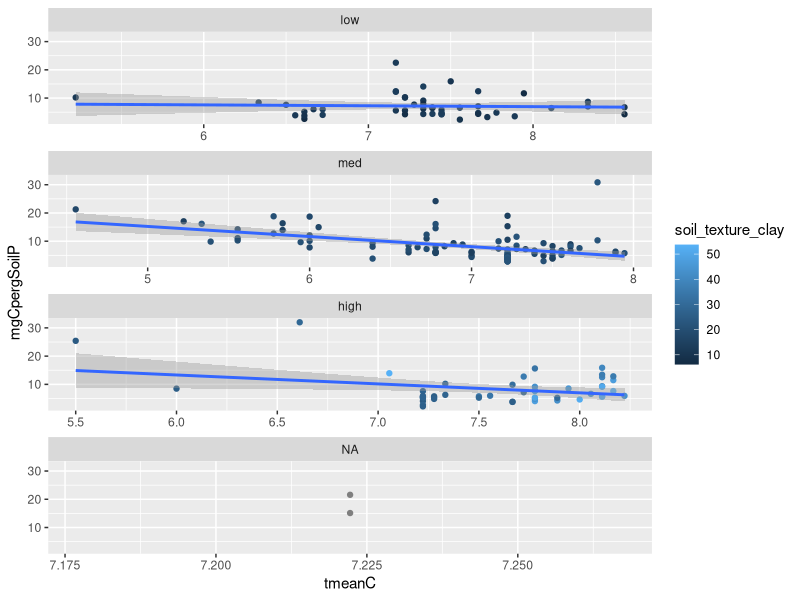
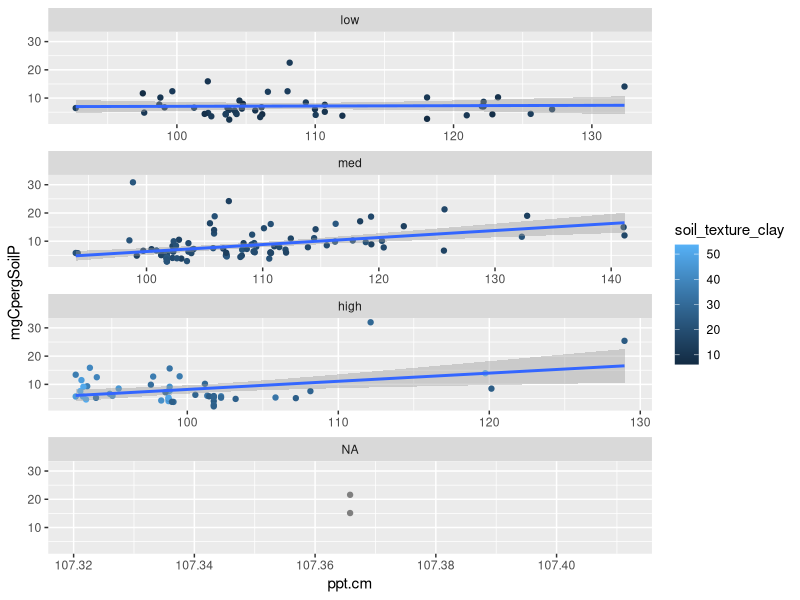
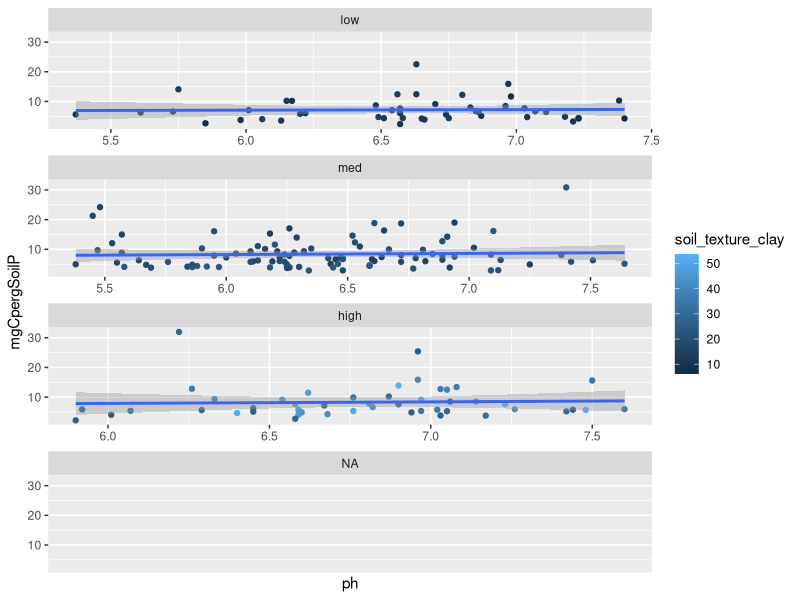
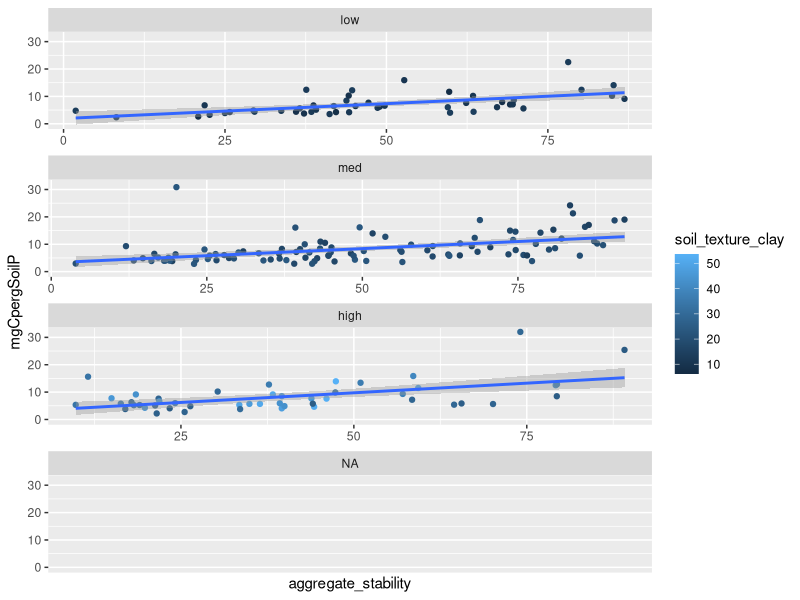
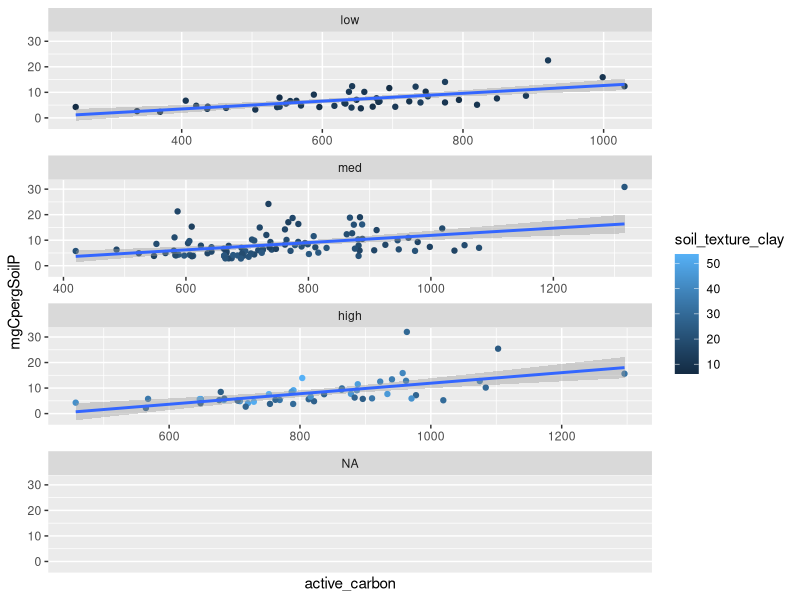
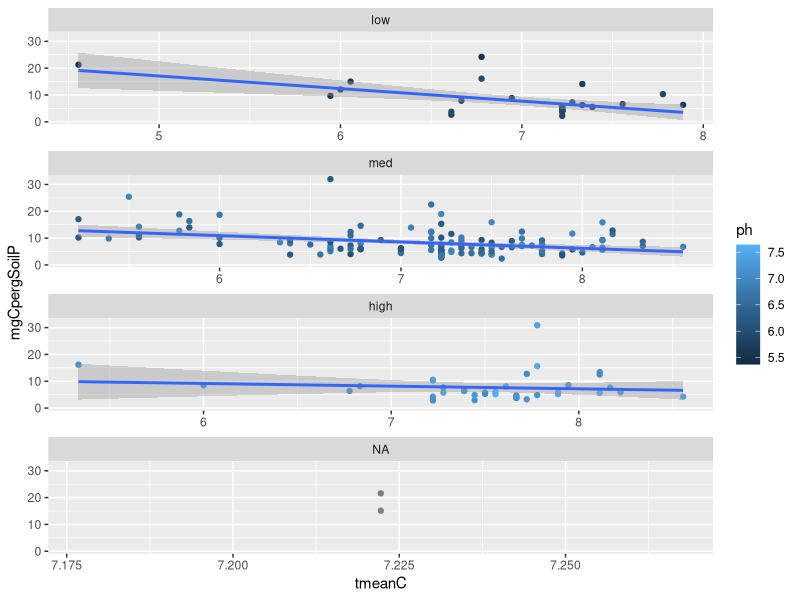
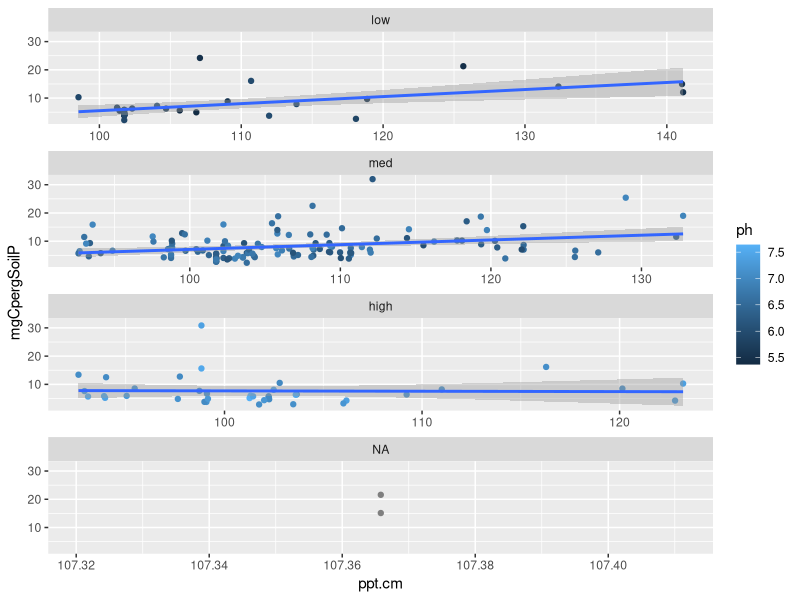
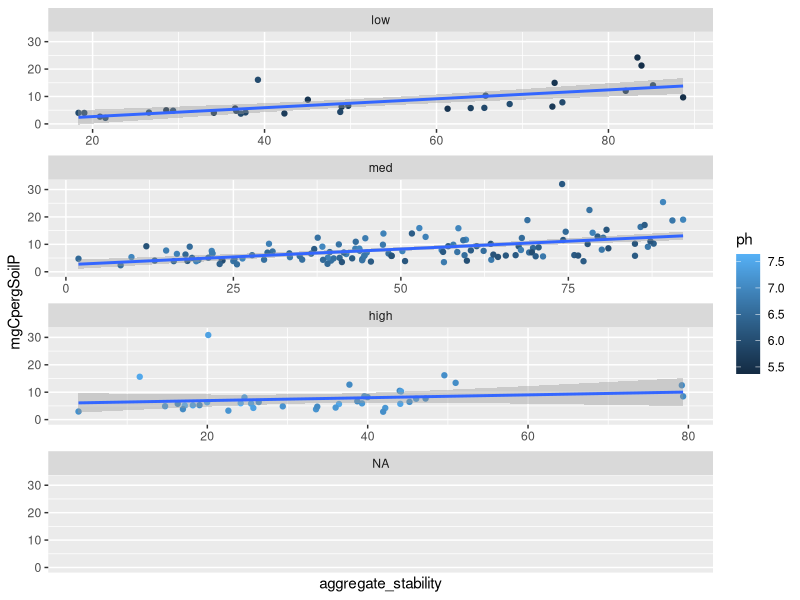

Write the R code that produced these figures, in order. (Note: this script raises an error after producing the figures.)
#Analyzing data and building linear models with mgPOM as response variable

#setwd("/Users/f003833/Documents/GitHub/FracFarmVT") #caitlin
setwd("C:/Users/F004SPC/Documents/GitHub/FracFarmVT") #erin

#load your libraries
library(tidyverse)
library(ggplot2)
library(dplyr)
library(corrplot)
library(emmeans)
library(nlme)
library(ggeffects)

##call in the analytical data
data <- read.csv("data.csv")
View(data)

#view na for ph: Z1, Z2 are truly NA
missing_ph <- subset(data, is.na(ph) | ph == "")
missing_field_codes <- missing_ph$Field_Code
print(missing_field_codes)

missing_mgCpergSoilP <- subset(data, is.na(mgCpergSoilP) | mgCpergSoilP == "")
missing_field_codes <- missing_mgCpergSoilP$Field_Code
print(missing_field_codes)

#First, graphically explore relationships among independent variables to look for interactions


data <- data %>% 
  mutate(claycategory=cut(soil_texture_clay, breaks=c(-Inf, 14, 24, Inf), labels=c("low","med", "high")))

ggplot(data=data, aes(x=tmeanC, y=mgCpergSoilP, col=soil_texture_clay))+ 
  geom_point()+
  geom_smooth(method=lm)+
  facet_wrap(~ claycategory, ncol=1, scales="free_x")

data <- data %>% 
  mutate(claycategory=cut(soil_texture_clay, breaks=c(-Inf, 14, 24, Inf), labels=c("low","med", "high")))

ggplot(data=data, aes(x=ppt.cm, y=mgCpergSoilP, col=soil_texture_clay))+ 
  geom_point()+
  geom_smooth(method=lm)+
  facet_wrap(~ claycategory, ncol=1, scales="free_x")

data <- data %>% 
  mutate(claycategory=cut(soil_texture_clay, breaks=c(-Inf, 14, 24, Inf), labels=c("low","med", "high")))

ggplot(data=data, aes(x=ph, y=mgCpergSoilP, col=soil_texture_clay))+ 
  geom_point()+
  geom_smooth(method=lm)+
  facet_wrap(~ claycategory, ncol=1, scales="free_x")

data <- data %>% 
  mutate(claycategory=cut(soil_texture_clay, breaks=c(-Inf, 14, 24, Inf), labels=c("low","med", "high")))

ggplot(data=data, aes(x=aggregate_stability, y=mgCpergSoilP, col=soil_texture_clay))+ 
  geom_point()+
  geom_smooth(method=lm)+
  facet_wrap(~ claycategory, ncol=1, scales="free_x")

data <- data %>% 
  mutate(claycategory=cut(soil_texture_clay, breaks=c(-Inf, 14, 24, Inf), labels=c("low","med", "high")))

ggplot(data=data, aes(x=active_carbon, y=mgCpergSoilP, col=soil_texture_clay))+ 
  geom_point()+
  geom_smooth(method=lm)+
  facet_wrap(~ claycategory, ncol=1, scales="free_x")

#more interactions with ph
summary(data$ph)

data <- data %>% 
  mutate(phcategory=cut(ph, breaks=c(-Inf,6,7, Inf), labels=c("low","med","high")))

ggplot(data=data, aes(x=tmeanC, y=mgCpergSoilP, col=ph))+ 
  geom_point()+
  geom_smooth(method=lm)+
  facet_wrap(~ phcategory, ncol=1, scales="free_x")

data <- data %>% 
  mutate(phcategory=cut(ph, breaks=c(-Inf,6,7, Inf), labels=c("low","med","high")))

ggplot(data=data, aes(x=ppt.cm, y=mgCpergSoilP, col=ph))+ 
  geom_point()+
  geom_smooth(method=lm)+
  facet_wrap(~ phcategory, ncol=1, scales="free_x")

data <- data %>% 
  mutate(phcategory=cut(ph, breaks=c(-Inf,6,7, Inf), labels=c("low","med","high")))

ggplot(data=data, aes(x=aggregate_stability, y=mgCpergSoilP, col=ph))+ 
  geom_point()+
  geom_smooth(method=lm)+
  facet_wrap(~ phcategory, ncol=1, scales="free_x")

data <- data %>% 
  mutate(phcategory=cut(ph, breaks=c(-Inf,6,7, Inf), labels=c("low","med","high")))

ggplot(data=data, aes(x=soil_texture_clay, y=mgCpergSoilP, col=ph))+ 
  geom_point()+
  geom_smooth(method=lm)+
  facet_wrap(~ phcategory, ncol=1, scales="free_x")

data <- data %>% 
  mutate(phcategory=cut(ph, breaks=c(-Inf,6,7, Inf), labels=c("low","med","high")))

ggplot(data=data, aes(x=active_carbon, y=mgCpergSoilP, col=ph))+ 
  geom_point()+
  geom_smooth(method=lm)+
  facet_wrap(~ phcategory, ncol=1, scales="free_x")

#interactions with ppt

data <- data %>% 
  mutate(pptcategory=cut(ppt.cm, breaks=c(-Inf,101.4, 110.0, Inf), labels=c("low","med","high")))

ggplot(data=data, aes(x=tmeanC, y=mgCpergSoilP, col=ppt.cm))+ 
  geom_point()+
  geom_smooth(method=lm)+
  facet_wrap(~ pptcategory, ncol=1, scales="free_x")


data <- data %>% 
  mutate(pptcategory=cut(ppt.cm, breaks=c(-Inf,101.4, 110.0, Inf), labels=c("low","med","high")))

ggplot(data=data, aes(x=aggregate_stability, y=mgCpergSoilP, col=ppt.cm))+ 
  geom_point()+
  geom_smooth(method=lm)+
  facet_wrap(~ pptcategory, ncol=1, scales="free_x")

summary(data$ppt.cm)
data <- data %>% 
  mutate(pptcategory=cut(ppt.cm, breaks=c(-Inf,101.4, 110.0, Inf), labels=c("low","med","high")))

ggplot(data=data, aes(x=tmeanC, y=mgCpergSoilP, col=ppt.cm))+ 
  geom_point()+
  geom_smooth(method=lm)+
  facet_wrap(~ pptcategory, ncol=1, scales="free_x")


data <- data %>% 
  mutate(pptcategory=cut(ppt.cm, breaks=c(-Inf,101.4, 110.0, Inf), labels=c("low","med","high")))

ggplot(data=data, aes(x=active_carbon, y=mgCpergSoilP, col=ppt.cm))+ 
  geom_point()+
  geom_smooth(method=lm)+
  facet_wrap(~ pptcategory, ncol=1, scales="free_x")

#interactions with aggregate stability
summary(data$aggregate_stability)

data <- data %>% 
  mutate(agStcategory=cut(aggregate_stability, breaks=c(-Inf,29.3, 65.6, Inf), labels=c("low","med","high")))

ggplot(data=data, aes(x=ph, y=mgCpergSoilP, col=aggregate_stability))+ 
  geom_point()+
  geom_smooth(method=lm)+
  facet_wrap(~ agStcategory, ncol=1, scales="free_x")

data <- data %>% 
  mutate(agStcategory=cut(aggregate_stability, breaks=c(-Inf,29.3, 65.6, Inf), labels=c("low","med","high")))

ggplot(data=data, aes(x=ppt.cm, y=mgCpergSoilP, col=aggregate_stability))+ 
  geom_point()+
  geom_smooth(method=lm)+
  facet_wrap(~ agStcategory, ncol=1, scales="free_x")

data <- data %>% 
  mutate(agStcategory=cut(aggregate_stability, breaks=c(-Inf,29.3, 65.6, Inf), labels=c("low","med","high")))

ggplot(data=data, aes(x=tmeanC, y=mgCpergSoilP, col=aggregate_stability))+ 
  geom_point()+
  geom_smooth(method=lm)+
  facet_wrap(~ agStcategory, ncol=1, scales="free_x")

data <- data %>% 
  mutate(agStcategory=cut(aggregate_stability, breaks=c(-Inf,29.3, 65.6, Inf), labels=c("low","med","high")))

ggplot(data=data, aes(x=soil_texture_clay, y=mgCpergSoilP, col=aggregate_stability))+ 
  geom_point()+
  geom_smooth(method=lm)+
  facet_wrap(~ agStcategory, ncol=1, scales="free_x")

data <- data %>% 
  mutate(agStcategory=cut(aggregate_stability, breaks=c(-Inf,29.3, 65.6, Inf), labels=c("low","med","high")))

ggplot(data=data, aes(x=active_carbon, y=mgCpergSoilP, col=aggregate_stability))+ 
  geom_point()+
  geom_smooth(method=lm)+
  facet_wrap(~ agStcategory, ncol=1, scales="free_x")

#tmeanC and active carbon
summary(data$tmeanC)

data <- data %>% 
  mutate(tmeanCcategory=cut(tmeanC, breaks=c(-Inf,6.8, 7.6, Inf), labels=c("low","med","high")))

ggplot(data=data, aes(x=active_carbon, y=mgCpergSoilP, col=tmeanC))+ 
  geom_point()+
  geom_smooth(method=lm)+
  facet_wrap(~ tmeanCcategory, ncol=1, scales="free_x")

#Models
#Correlation plot
cordata <- cor(data[,c("mgCpergSoilP","ph","ppt.cm","tmeanC","aggregate_stability","soil_texture_clay","active_carbon")], use="pairwise.complete.obs", method="pearson")
corrplot(cordata)

##Linear Mixed Model for dependent variable (mgCpergSoilP)
#test without random effect, because only one value per field

m1P=gls(mgCpergSoilP~ppt.cm*tmeanC+soil_texture_clay+
          aggregate_stability+active_carbon+ 
          ph, data=data, na.action=na.exclude, method="ML")
summary(m1P)

m2P=gls(mgCpergSoilP~ppt.cm*tmeanC+soil_texture_clay+
          +aggregate_stability+active_carbon, data=data, na.action=na.exclude, method="ML")
summary(m2P)
anova(m1P, m2P)

m3P=gls(mgCpergSoilP~ppt.cm*tmeanC
           +aggregate_stability+active_carbon 
        , data=data, na.action=na.exclude, method="ML")
summary(m3P)
anova(m2P,m3P)

#check assumptions, distrubution of residuals
#final model should use REML
m3P=gls(mgCpergSoilP~ppt.cm*tmeanC
        +aggregate_stability+active_carbon,
        data=data, na.action=na.exclude, method="REML") 
summary(m3P)

F_Final <- fitted(m3P)
R_Final <- residuals(m3P, type = "pearson", scaled = TRUE)
N = !is.na(data$mgCpergSoilP)
Rfull <- NA
Rfull[N] <- R_Final
op <- par(mfrow = c(2,2), mar = c(5,4,1,1))  
plot(F_Final, R_Final)
hist(Rfull)
plot(Rfull ~ data$aggregate_stability)
plot(Rfull ~ data$soil_texture_clay)
plot(Rfull ~ data$active_carbon)
plot(Rfull ~ data$tmeanC)
plot(Rfull ~ data$ppt.cm)
plot(Rfull ~ data$ph)
par(op)

#partial residuals to test that the relationship is linear
#do these for each of the significant predictors (do green and red lines match?)

op <- par(mfrow = c(2,2), mar = c(5,4,1,1)) #this makes it so all the graphs are plotted in the same window (a 2 x 2 grid)

ppt.cm.c <- summary(m3P)$coefficients[2] #predictor coefficient
ppt.cm.pr <- Rfull + ppt.cm.c*data$ppt.cm  #Residuals + pred coef * predictor value
{scatter.smooth(data$ppt.cm, ppt.cm.pr, 
                lpars = list(col = "green", lwd = 3, lty = 3)) #residual loess
  abline(lm(ppt.cm.c*data$ppt.cm ~ data$ppt.cm), col = "red")} 

soil_texture_clay.c <- summary(m3P)$coefficients[3] #predictor coefficient
soil_texture_clay.pr <- Rfull + soil_texture_clay.c*data$soil_texture_clay  #Residuals + pred coef * predictor value
{scatter.smooth(data$soil_texture_clay, soil_texture_clay.pr, 
                lpars = list(col = "green", lwd = 3, lty = 3)) #residual loess
  abline(lm(soil_texture_clay.c*data$soil_texture_clay ~ data$soil_texture_clay), col = "red")} 

aggregate_stability.c <- summary(m3P)$coefficients[5] #predictor coefficient
aggregate_stability.pr <- Rfull + aggregate_stability.c*data$aggregate_stability  #Residuals + pred coef * predictor value
{scatter.smooth(data$aggregate_stability, aggregate_stability.pr, 
                lpars = list(col = "green", lwd = 3, lty = 3)) #residual loess
  abline(lm(aggregate_stability.c*data$aggregate_stability ~ data$aggregate_stability), col = "red")} 

active_carbon.c <- summary(m3P)$coefficients[6] #predictor coefficient
active_carbon.pr <- Rfull + active_carbon.c*data$active_carbon  #Residuals + pred coef * predictor value
{scatter.smooth(data$active_carbon, active_carbon.pr, 
                lpars = list(col = "green", lwd = 3, lty = 3)) #residual loess
  abline(lm(active_carbon.c*data$active_carbon ~ data$active_carbon), col = "red")} 

par(op)

#Visualize significant relationships

#own_theme below sets ggplot parameters for how plots should look. 
own_theme <- theme_bw(base_size = 11) +
  theme(rect = element_blank(),
        axis.ticks = element_line(color = "black"),
        axis.text = element_text(color = "black"),
        axis.line = element_line(color = "black"),
        panel.grid.minor = element_blank())

#ppt and tmeanC, option 1
summary(data$ppt.cm)
summary(data$tmeanC)

pred_pptC <- ggpredict(m3P, terms = c("ppt.cm", "tmeanC[6.8,7.5]"))
pred_pptC$tmean_group <- pred_pptC$group
levels(pred_pptC$tmean_group) <- c("low (4.5-7.2)",  
                                   "high (7.2-8.6)")
data <- data %>%
  drop_na(tmeanC) %>% 
  dplyr::mutate(tmean_group = cut(tmeanC, breaks = c(4.5,7.2,8.6)))

levels(data$tmean_group) <- c("low (4.5-7.2)",  
                              "high (7.2-8.6)")

mgPOM_pptC <-data %>% 
  ggplot() +
  geom_point(aes(x = ppt.cm, y = mgCpergSoilP, col = tmean_group), #plot your data
             size = 1.5, alpha = 0.5) +
  geom_line(pred_pptC, mapping = aes(x=x, y=predicted, col = tmean_group), #plot the model's prediction (based on linear )
            lwd = 1) +
  own_theme+
  #theme(legend.position = "none") +
  scale_y_continuous(expression("mg C in POM per g soil")) +
  scale_x_continuous(expression("Mean Annual Precipitation (cm)"),
                     label = scales::comma) +
  scale_color_manual(values = c("blue", "red")) # adjust colors if needed

mgPOM_pptC

ggsave("mgPOM_ppt_tmeanC.jpeg", width = 4, height = 3)


#ppt and tmeanC, option 2
summary(data$ppt.cm)
pred_tmeanppt <- ggpredict(m3P, terms = c("tmeanC","ppt.cm[101,110]"))
pred_tmeanppt$ppt_group <- pred_tmeanppt$group
levels(pred_tmeanppt$ppt_group) <- c("low (92-104)",  
                                   "high (104-142)")

data <- data %>%
  drop_na(ppt.cm) %>% 
   dplyr::mutate(ppt_group = cut(ppt.cm, breaks = c(92,104,142)))

 levels(data$ppt_group) <- c("low (92-104)",  
                            "high (104-142)")
 mgPOM_tmeanppt <-data %>% 
   ggplot() +
   geom_point(aes(x = tmeanC, y = mgCpergSoilP, col = ppt_group), #plot your data
              size = 1.5, alpha = 0.5) +
   geom_line(pred_tmeanppt, mapping = aes(x=x, y=predicted, col = ppt_group), #plot the model's prediction (based on linear )
             lwd = 1) +
   own_theme+
   #theme(legend.position = "none") +
   scale_y_continuous(expression("mg C in POM per g soil")) +
   scale_x_continuous(expression("Mean Annual Temperature(C)"),
                      label = scales::comma) +
   scale_color_manual(values = c("blue", "red")) # adjust colors if needed
 
 mgPOM_tmeanppt

#for agg stability 
pred_aggregate_stability <- ggpredict(m3P, terms = c("aggregate_stability"))
mgPOM_aggregate_stability <-data %>% 
  ggplot() +
  geom_point(aes(x = aggregate_stability, y = mgCpergSoilP), #plot your data
             size = 1.5, alpha = 0.5) +
  geom_line(pred_aggregate_stability, mapping = aes(x=x, y=predicted), #plot the model's prediction (based on linear )
            lwd = 1) +
  own_theme+
  theme(legend.position = "none") +
  scale_y_continuous(expression("mg C in POM per g soil"))+
  scale_x_continuous(expression("aggregate stability"),
                     label = scales::comma) 

mgPOM_aggregate_stability
ggsave("mgPOM_aggregate_stability.jpeg", width = 4, height = 3)

#Active Carbon
pred_active_carbon <- ggpredict(m3P, terms = c("active_carbon"))
mgPOM_active_carbon <-data %>% 
  ggplot() +
  geom_point(aes(x = active_carbon, y = mgCpergSoilP), #plot your data
             size = 1.5, alpha = 0.5) +
  geom_line(pred_active_carbon, mapping = aes(x=x, y=predicted), #plot the model's prediction (based on linear )
            lwd = 1) +
  own_theme+
  theme(legend.position = "none") +
  scale_y_continuous(expression("mg C in POM per g soil"))+
  scale_x_continuous(expression("active carbon"),
                     label = scales::comma) 

mgPOM_active_carbon

#ppt on own
pred_ppt <- ggpredict(m3P, terms = c("ppt.cm"))
mgPOM_ppt <-data %>% 
  ggplot() +
  geom_point(aes(x = ppt.cm, y = mgCpergSoilP), #plot your data
             size = 1.5, alpha = 0.5) +
  geom_line(pred_ppt, mapping = aes(x=x, y=predicted), #plot the model's prediction (based on linear )
            lwd = 1) +
  own_theme+
  theme(legend.position = "none") +
  scale_y_continuous(expression("mg C in POM per g soil"))+
  scale_x_continuous(expression("mean annual precipitation (cm)"),
                     label = scales::comma) 

mgPOM_ppt

#tmeanC on own
pred_temp <- ggpredict(m3P, terms = c("tmeanC"))
mgPOM_temp <-data %>% 
  ggplot() +
  geom_point(aes(x = tmeanC, y = mgCpergSoilP), #plot your data
             size = 1.5, alpha = 0.5) +
  geom_line(pred_temp, mapping = aes(x=x, y=predicted), #plot the model's prediction (based on linear )
            lwd = 1) +
  own_theme+
  theme(legend.position = "none") +
  scale_y_continuous(expression("mg C in POM per g soil"))+
  scale_x_continuous(expression("mean annual temperature (C)"),
                     label = scales::comma) 

mgPOM_temp


# Define the rsquared_gls function for model m3P
rsquared_gls_m3P <- function(model) {
  # Extract fitted values
  fitted_values <- fitted(model)
  
  # Extract response variable name
  response_variable <- as.character(formula(model)[[2]])
  
  # Extract response values from the original dataset used in the model fitting
  response_values <- model$data[[response_variable]]
  
  # Ensure the response variable is numeric
  if (!is.numeric(response_values)) {
    response_values <- as.numeric(as.character(response_values))
  }
  
  # Debugging: Print initial response values and fitted values
  cat("Initial response values:\n")
  print(response_values)
  cat("Fitted values:\n")
  print(fitted_values)
  
  # Ensure no NA values are in the response values or fitted values
  valid_indices <- !is.na(response_values) & !is.na(fitted_values)
  response_values <- response_values[valid_indices]
  fitted_values <- fitted_values[valid_indices]
  
  # Debugging: Print cleaned response values and fitted values
  cat("Cleaned response values:\n")
  print(response_values)
  cat("Fitted values:\n")
  print(fitted_values)
  
  # Verify lengths of response values and fitted values
  if (length(response_values) != length(fitted_values)) {
    stop("Length mismatch between response values and fitted values")
  }
  
  # Calculate residuals
  residuals <- response_values - fitted_values
  
  # Calculate the sum of squared residuals
  ss_res <- sum(residuals^2)
  
  # Calculate the total sum of squares
  ss_tot <- sum((response_values - mean(response_values))^2)
  
  # Debugging: Print sum of squared residuals and total sum of squares
  cat("SS_res:", ss_res, "\n")
  cat("SS_tot:", ss_tot, "\n")
  
  # Check for zero variance in response values
  if (ss_tot == 0) {
    warning("Total sum of squares is zero, resulting in NaN R-squared")
    return(NaN)
  }
  
  # Calculate R-squared
  rsq <- 1 - (ss_res / ss_tot)
  
  return(rsq)
}

# Calculate and print R-squared for model m3P
rsquared_value_m3P <- rsquared_gls_m3P(m3P)
print(rsquared_value_m3P)
